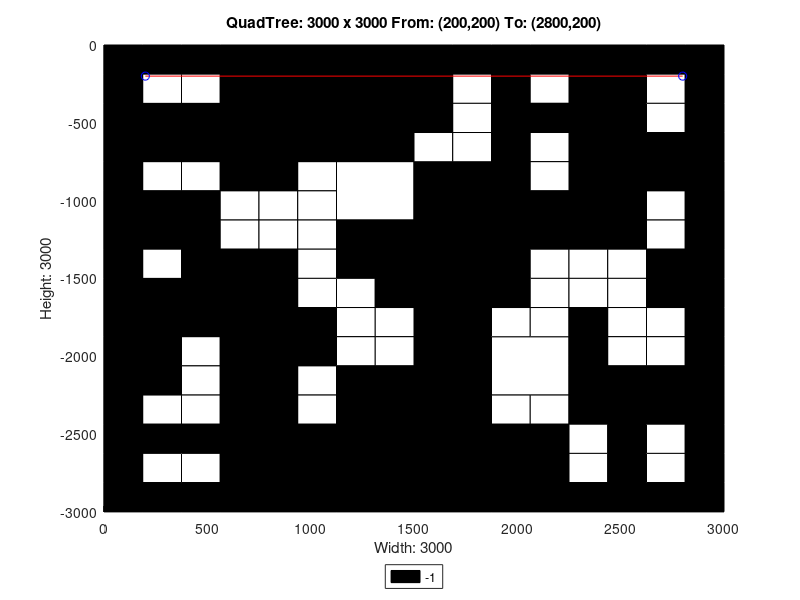

Write the MATLAB code that produced this figure.
axis([0 3000 -3000 0]);
title('QuadTree: 3000 x 3000 From: (200,200) To: (2800,200)');
xlabel('Width: 3000');
ylabel('Height: 3000');
rectangle('Position',[750 -750 750 750], 'FaceColor',[0 0 0]);
rectangle('Position',[0 -750 375 375], 'FaceColor',[0 0 0]);
rectangle('Position',[375 -750 375 375], 'FaceColor',[0 0 0]);
rectangle('Position',[1125 -1125 375 375], 'FaceColor',[1 1 1]);
rectangle('Position',[1125 -1500 375 375], 'FaceColor',[0 0 0]);
rectangle('Position',[2250 -375 375 375], 'FaceColor',[0 0 0]);
rectangle('Position',[2250 -750 375 375], 'FaceColor',[0 0 0]);
rectangle('Position',[1500 -1125 375 375], 'FaceColor',[0 0 0]);
rectangle('Position',[1500 -1500 375 375], 'FaceColor',[0 0 0]);
rectangle('Position',[2250 -1125 375 375], 'FaceColor',[0 0 0]);
rectangle('Position',[0 -1875 375 375], 'FaceColor',[0 0 0]);
rectangle('Position',[375 -1875 375 375], 'FaceColor',[0 0 0]);
rectangle('Position',[0 -2250 375 375], 'FaceColor',[0 0 0]);
rectangle('Position',[1125 -2625 375 375], 'FaceColor',[0 0 0]);
rectangle('Position',[750 -3000 375 375], 'FaceColor',[0 0 0]);
rectangle('Position',[1125 -3000 375 375], 'FaceColor',[0 0 0]);
rectangle('Position',[1500 -1875 375 375], 'FaceColor',[0 0 0]);
rectangle('Position',[1500 -2250 375 375], 'FaceColor',[0 0 0]);
rectangle('Position',[1875 -2250 375 375], 'FaceColor',[1 1 1]);
rectangle('Position',[1500 -2625 375 375], 'FaceColor',[0 0 0]);
rectangle('Position',[1500 -3000 375 375], 'FaceColor',[0 0 0]);
rectangle('Position',[1875 -3000 375 375], 'FaceColor',[0 0 0]);
rectangle('Position',[0 -187.5 187.5 187.5], 'FaceColor',[0 0 0]);
rectangle('Position',[187.5 -187.5 187.5 187.5], 'FaceColor',[0 0 0]);
rectangle('Position',[0 -375 187.5 187.5], 'FaceColor',[0 0 0]);
rectangle('Position',[187.5 -375 187.5 187.5], 'FaceColor',[1 1 1]);
rectangle('Position',[375 -187.5 187.5 187.5], 'FaceColor',[0 0 0]);
rectangle('Position',[562.5 -187.5 187.5 187.5], 'FaceColor',[0 0 0]);
rectangle('Position',[375 -375 187.5 187.5], 'FaceColor',[1 1 1]);
rectangle('Position',[562.5 -375 187.5 187.5], 'FaceColor',[0 0 0]);
rectangle('Position',[0 -937.5 187.5 187.5], 'FaceColor',[0 0 0]);
rectangle('Position',[187.5 -937.5 187.5 187.5], 'FaceColor',[1 1 1]);
rectangle('Position',[0 -1125 187.5 187.5], 'FaceColor',[0 0 0]);
rectangle('Position',[187.5 -1125 187.5 187.5], 'FaceColor',[0 0 0]);
rectangle('Position',[375 -937.5 187.5 187.5], 'FaceColor',[1 1 1]);
rectangle('Position',[562.5 -937.5 187.5 187.5], 'FaceColor',[0 0 0]);
rectangle('Position',[375 -1125 187.5 187.5], 'FaceColor',[0 0 0]);
rectangle('Position',[562.5 -1125 187.5 187.5], 'FaceColor',[1 1 1]);
rectangle('Position',[0 -1312.5 187.5 187.5], 'FaceColor',[0 0 0]);
rectangle('Position',[187.5 -1312.5 187.5 187.5], 'FaceColor',[0 0 0]);
rectangle('Position',[0 -1500 187.5 187.5], 'FaceColor',[0 0 0]);
rectangle('Position',[187.5 -1500 187.5 187.5], 'FaceColor',[1 1 1]);
rectangle('Position',[375 -1312.5 187.5 187.5], 'FaceColor',[0 0 0]);
rectangle('Position',[562.5 -1312.5 187.5 187.5], 'FaceColor',[1 1 1]);
rectangle('Position',[375 -1500 187.5 187.5], 'FaceColor',[0 0 0]);
rectangle('Position',[562.5 -1500 187.5 187.5], 'FaceColor',[0 0 0]);
rectangle('Position',[750 -937.5 187.5 187.5], 'FaceColor',[0 0 0]);
rectangle('Position',[937.5 -937.5 187.5 187.5], 'FaceColor',[1 1 1]);
rectangle('Position',[750 -1125 187.5 187.5], 'FaceColor',[1 1 1]);
rectangle('Position',[937.5 -1125 187.5 187.5], 'FaceColor',[1 1 1]);
rectangle('Position',[750 -1312.5 187.5 187.5], 'FaceColor',[1 1 1]);
rectangle('Position',[937.5 -1312.5 187.5 187.5], 'FaceColor',[1 1 1]);
rectangle('Position',[750 -1500 187.5 187.5], 'FaceColor',[0 0 0]);
rectangle('Position',[937.5 -1500 187.5 187.5], 'FaceColor',[1 1 1]);
rectangle('Position',[1500 -187.5 187.5 187.5], 'FaceColor',[0 0 0]);
rectangle('Position',[1687.5 -187.5 187.5 187.5], 'FaceColor',[0 0 0]);
rectangle('Position',[1500 -375 187.5 187.5], 'FaceColor',[0 0 0]);
rectangle('Position',[1687.5 -375 187.5 187.5], 'FaceColor',[1 1 1]);
rectangle('Position',[1875 -187.5 187.5 187.5], 'FaceColor',[0 0 0]);
rectangle('Position',[2062.5 -187.5 187.5 187.5], 'FaceColor',[0 0 0]);
rectangle('Position',[1875 -375 187.5 187.5], 'FaceColor',[0 0 0]);
rectangle('Position',[2062.5 -375 187.5 187.5], 'FaceColor',[1 1 1]);
rectangle('Position',[1500 -562.5 187.5 187.5], 'FaceColor',[0 0 0]);
rectangle('Position',[1687.5 -562.5 187.5 187.5], 'FaceColor',[1 1 1]);
rectangle('Position',[1500 -750 187.5 187.5], 'FaceColor',[1 1 1]);
rectangle('Position',[1687.5 -750 187.5 187.5], 'FaceColor',[1 1 1]);
rectangle('Position',[1875 -562.5 187.5 187.5], 'FaceColor',[0 0 0]);
rectangle('Position',[2062.5 -562.5 187.5 187.5], 'FaceColor',[0 0 0]);
rectangle('Position',[1875 -750 187.5 187.5], 'FaceColor',[0 0 0]);
rectangle('Position',[2062.5 -750 187.5 187.5], 'FaceColor',[1 1 1]);
rectangle('Position',[2625 -187.5 187.5 187.5], 'FaceColor',[0 0 0]);
rectangle('Position',[2812.5 -187.5 187.5 187.5], 'FaceColor',[0 0 0]);
rectangle('Position',[2625 -375 187.5 187.5], 'FaceColor',[1 1 1]);
rectangle('Position',[2812.5 -375 187.5 187.5], 'FaceColor',[0 0 0]);
rectangle('Position',[2625 -562.5 187.5 187.5], 'FaceColor',[1 1 1]);
rectangle('Position',[2812.5 -562.5 187.5 187.5], 'FaceColor',[0 0 0]);
rectangle('Position',[2625 -750 187.5 187.5], 'FaceColor',[0 0 0]);
rectangle('Position',[2812.5 -750 187.5 187.5], 'FaceColor',[0 0 0]);
rectangle('Position',[1875 -937.5 187.5 187.5], 'FaceColor',[0 0 0]);
rectangle('Position',[2062.5 -937.5 187.5 187.5], 'FaceColor',[1 1 1]);
rectangle('Position',[1875 -1125 187.5 187.5], 'FaceColor',[0 0 0]);
rectangle('Position',[2062.5 -1125 187.5 187.5], 'FaceColor',[0 0 0]);
rectangle('Position',[1875 -1312.5 187.5 187.5], 'FaceColor',[0 0 0]);
rectangle('Position',[2062.5 -1312.5 187.5 187.5], 'FaceColor',[0 0 0]);
rectangle('Position',[1875 -1500 187.5 187.5], 'FaceColor',[0 0 0]);
rectangle('Position',[2062.5 -1500 187.5 187.5], 'FaceColor',[1 1 1]);
rectangle('Position',[2625 -937.5 187.5 187.5], 'FaceColor',[0 0 0]);
rectangle('Position',[2812.5 -937.5 187.5 187.5], 'FaceColor',[0 0 0]);
rectangle('Position',[2625 -1125 187.5 187.5], 'FaceColor',[1 1 1]);
rectangle('Position',[2812.5 -1125 187.5 187.5], 'FaceColor',[0 0 0]);
rectangle('Position',[2250 -1312.5 187.5 187.5], 'FaceColor',[0 0 0]);
rectangle('Position',[2437.5 -1312.5 187.5 187.5], 'FaceColor',[0 0 0]);
rectangle('Position',[2250 -1500 187.5 187.5], 'FaceColor',[1 1 1]);
rectangle('Position',[2437.5 -1500 187.5 187.5], 'FaceColor',[1 1 1]);
rectangle('Position',[2625 -1312.5 187.5 187.5], 'FaceColor',[1 1 1]);
rectangle('Position',[2812.5 -1312.5 187.5 187.5], 'FaceColor',[0 0 0]);
rectangle('Position',[2625 -1500 187.5 187.5], 'FaceColor',[0 0 0]);
rectangle('Position',[2812.5 -1500 187.5 187.5], 'FaceColor',[0 0 0]);
rectangle('Position',[375 -2062.5 187.5 187.5], 'FaceColor',[1 1 1]);
rectangle('Position',[562.5 -2062.5 187.5 187.5], 'FaceColor',[0 0 0]);
rectangle('Position',[375 -2250 187.5 187.5], 'FaceColor',[1 1 1]);
rectangle('Position',[562.5 -2250 187.5 187.5], 'FaceColor',[0 0 0]);
rectangle('Position',[750 -1687.5 187.5 187.5], 'FaceColor',[0 0 0]);
rectangle('Position',[937.5 -1687.5 187.5 187.5], 'FaceColor',[1 1 1]);
rectangle('Position',[750 -1875 187.5 187.5], 'FaceColor',[0 0 0]);
rectangle('Position',[937.5 -1875 187.5 187.5], 'FaceColor',[0 0 0]);
rectangle('Position',[1125 -1687.5 187.5 187.5], 'FaceColor',[1 1 1]);
rectangle('Position',[1312.5 -1687.5 187.5 187.5], 'FaceColor',[0 0 0]);
rectangle('Position',[1125 -1875 187.5 187.5], 'FaceColor',[1 1 1]);
rectangle('Position',[1312.5 -1875 187.5 187.5], 'FaceColor',[1 1 1]);
rectangle('Position',[750 -2062.5 187.5 187.5], 'FaceColor',[0 0 0]);
rectangle('Position',[937.5 -2062.5 187.5 187.5], 'FaceColor',[0 0 0]);
rectangle('Position',[750 -2250 187.5 187.5], 'FaceColor',[0 0 0]);
rectangle('Position',[937.5 -2250 187.5 187.5], 'FaceColor',[1 1 1]);
rectangle('Position',[1125 -2062.5 187.5 187.5], 'FaceColor',[1 1 1]);
rectangle('Position',[1312.5 -2062.5 187.5 187.5], 'FaceColor',[1 1 1]);
rectangle('Position',[1125 -2250 187.5 187.5], 'FaceColor',[0 0 0]);
rectangle('Position',[1312.5 -2250 187.5 187.5], 'FaceColor',[0 0 0]);
rectangle('Position',[0 -2437.5 187.5 187.5], 'FaceColor',[0 0 0]);
rectangle('Position',[187.5 -2437.5 187.5 187.5], 'FaceColor',[1 1 1]);
rectangle('Position',[0 -2625 187.5 187.5], 'FaceColor',[0 0 0]);
rectangle('Position',[187.5 -2625 187.5 187.5], 'FaceColor',[0 0 0]);
rectangle('Position',[375 -2437.5 187.5 187.5], 'FaceColor',[1 1 1]);
rectangle('Position',[562.5 -2437.5 187.5 187.5], 'FaceColor',[0 0 0]);
rectangle('Position',[375 -2625 187.5 187.5], 'FaceColor',[0 0 0]);
rectangle('Position',[562.5 -2625 187.5 187.5], 'FaceColor',[0 0 0]);
rectangle('Position',[0 -2812.5 187.5 187.5], 'FaceColor',[0 0 0]);
rectangle('Position',[187.5 -2812.5 187.5 187.5], 'FaceColor',[1 1 1]);
rectangle('Position',[0 -3000 187.5 187.5], 'FaceColor',[0 0 0]);
rectangle('Position',[187.5 -3000 187.5 187.5], 'FaceColor',[0 0 0]);
rectangle('Position',[375 -2812.5 187.5 187.5], 'FaceColor',[1 1 1]);
rectangle('Position',[562.5 -2812.5 187.5 187.5], 'FaceColor',[0 0 0]);
rectangle('Position',[375 -3000 187.5 187.5], 'FaceColor',[0 0 0]);
rectangle('Position',[562.5 -3000 187.5 187.5], 'FaceColor',[0 0 0]);
rectangle('Position',[750 -2437.5 187.5 187.5], 'FaceColor',[0 0 0]);
rectangle('Position',[937.5 -2437.5 187.5 187.5], 'FaceColor',[1 1 1]);
rectangle('Position',[750 -2625 187.5 187.5], 'FaceColor',[0 0 0]);
rectangle('Position',[937.5 -2625 187.5 187.5], 'FaceColor',[0 0 0]);
rectangle('Position',[1875 -1687.5 187.5 187.5], 'FaceColor',[0 0 0]);
rectangle('Position',[2062.5 -1687.5 187.5 187.5], 'FaceColor',[1 1 1]);
rectangle('Position',[1875 -1875 187.5 187.5], 'FaceColor',[1 1 1]);
rectangle('Position',[2062.5 -1875 187.5 187.5], 'FaceColor',[1 1 1]);
rectangle('Position',[2250 -1687.5 187.5 187.5], 'FaceColor',[1 1 1]);
rectangle('Position',[2437.5 -1687.5 187.5 187.5], 'FaceColor',[1 1 1]);
rectangle('Position',[2250 -1875 187.5 187.5], 'FaceColor',[0 0 0]);
rectangle('Position',[2437.5 -1875 187.5 187.5], 'FaceColor',[1 1 1]);
rectangle('Position',[2625 -1687.5 187.5 187.5], 'FaceColor',[0 0 0]);
rectangle('Position',[2812.5 -1687.5 187.5 187.5], 'FaceColor',[0 0 0]);
rectangle('Position',[2625 -1875 187.5 187.5], 'FaceColor',[1 1 1]);
rectangle('Position',[2812.5 -1875 187.5 187.5], 'FaceColor',[0 0 0]);
rectangle('Position',[2250 -2062.5 187.5 187.5], 'FaceColor',[0 0 0]);
rectangle('Position',[2437.5 -2062.5 187.5 187.5], 'FaceColor',[1 1 1]);
rectangle('Position',[2250 -2250 187.5 187.5], 'FaceColor',[0 0 0]);
rectangle('Position',[2437.5 -2250 187.5 187.5], 'FaceColor',[0 0 0]);
rectangle('Position',[2625 -2062.5 187.5 187.5], 'FaceColor',[1 1 1]);
rectangle('Position',[2812.5 -2062.5 187.5 187.5], 'FaceColor',[0 0 0]);
rectangle('Position',[2625 -2250 187.5 187.5], 'FaceColor',[0 0 0]);
rectangle('Position',[2812.5 -2250 187.5 187.5], 'FaceColor',[0 0 0]);
rectangle('Position',[1875 -2437.5 187.5 187.5], 'FaceColor',[1 1 1]);
rectangle('Position',[2062.5 -2437.5 187.5 187.5], 'FaceColor',[1 1 1]);
rectangle('Position',[1875 -2625 187.5 187.5], 'FaceColor',[0 0 0]);
rectangle('Position',[2062.5 -2625 187.5 187.5], 'FaceColor',[0 0 0]);
rectangle('Position',[2250 -2437.5 187.5 187.5], 'FaceColor',[0 0 0]);
rectangle('Position',[2437.5 -2437.5 187.5 187.5], 'FaceColor',[0 0 0]);
rectangle('Position',[2250 -2625 187.5 187.5], 'FaceColor',[1 1 1]);
rectangle('Position',[2437.5 -2625 187.5 187.5], 'FaceColor',[0 0 0]);
rectangle('Position',[2625 -2437.5 187.5 187.5], 'FaceColor',[0 0 0]);
rectangle('Position',[2812.5 -2437.5 187.5 187.5], 'FaceColor',[0 0 0]);
rectangle('Position',[2625 -2625 187.5 187.5], 'FaceColor',[1 1 1]);
rectangle('Position',[2812.5 -2625 187.5 187.5], 'FaceColor',[0 0 0]);
rectangle('Position',[2250 -2812.5 187.5 187.5], 'FaceColor',[1 1 1]);
rectangle('Position',[2437.5 -2812.5 187.5 187.5], 'FaceColor',[0 0 0]);
rectangle('Position',[2250 -3000 187.5 187.5], 'FaceColor',[0 0 0]);
rectangle('Position',[2437.5 -3000 187.5 187.5], 'FaceColor',[0 0 0]);
rectangle('Position',[2625 -2812.5 187.5 187.5], 'FaceColor',[1 1 1]);
rectangle('Position',[2812.5 -2812.5 187.5 187.5], 'FaceColor',[0 0 0]);
rectangle('Position',[2625 -3000 187.5 187.5], 'FaceColor',[0 0 0]);
rectangle('Position',[2812.5 -3000 187.5 187.5], 'FaceColor',[0 0 0]);
X=[2800,200];
Y=[-200,-200];
hold on;
plot(X,Y,'r');
plot(X,Y,'bo');
legend('-1','Location','southoutside');
